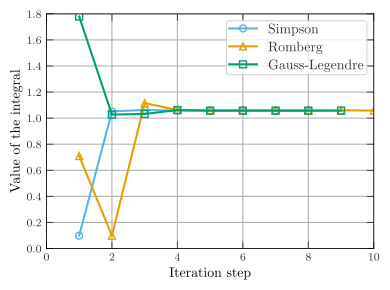

Recreate this plot in Python.
# +---------------------------------------------+
# | Author: Jose Antonio Quiñonero Gris         |
# | Creation date: Saturday 15:24:39 05-11-2022 |
# +---------------------------------------------+

#
# Libreries
#
import matplotlib
import numpy as np
import matplotlib.pyplot as plt
import os

matplotlib.use("pgf")

#
# Style
#
style_file = 'mine.mplstyle'
style_file = os.path.dirname(__file__)+'/{}'.format(style_file)
plt.style.use(style_file)

#
# Input data
#
fichero_datos = 'integration.dat'
fichero_datos = os.path.dirname(__file__)+'/{}'.format(fichero_datos)
iter, simpson, romberg, gauss = np.loadtxt(fichero_datos, unpack=True,
                                           skiprows=1)

#
# Plot
#
fig, ax = plt.subplots()

ax.plot(iter[0:8], simpson[0:8], label=r'Simpson')
ax.plot(iter, romberg, label=r'Romberg')
ax.plot(iter[0:9], gauss[0:9], label=r'Gauss-Legendre')

ax.set(
        # title=r'Energy, $\Delta E$',
        xlabel=r'Iteration step',
        ylabel=r'Value of the integral'
        )
#
ax.legend()
#

nombre_grafica = os.path.basename(__file__).replace(".py", ".pdf")
plt.savefig(nombre_grafica, transparent='True', bbox_inches='tight')
#
nombre_grafica_2 = os.path.basename(__file__).replace(".py", ".pgf")
plt.savefig(nombre_grafica_2, format='pgf')
